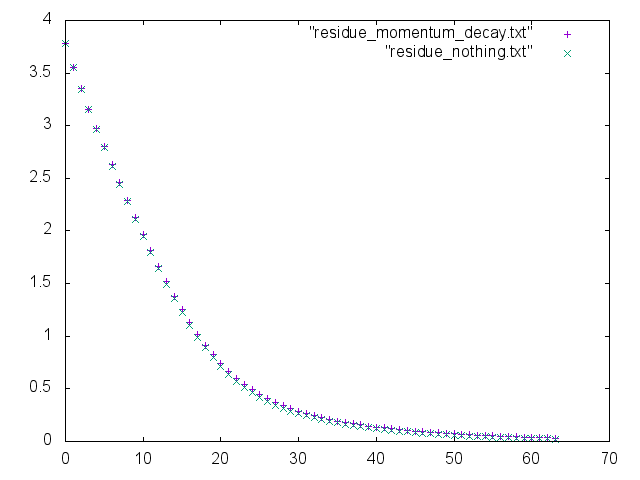

The gnuplot source for this figure:
set terminal png
set output "residue.png"
plot "residue_momentum_decay.txt", "residue_nothing.txt"
